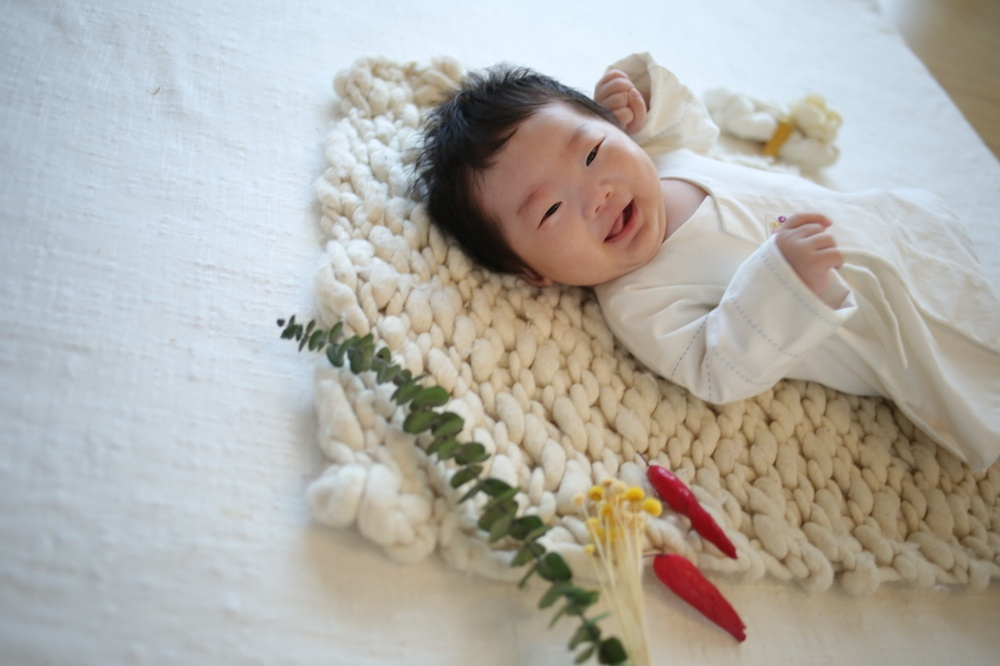
#> input picture images/1.jpg, 1000 x 666 px, shrunk from 1280 x 853 before the run
$ python thresholding_test.py
#> lines starting #> are read from the running program, lines starting #| are printed output that depends on the picture; after the words box and inside, x2 and y2 are one past the last pixel; in counts of white or black regions, pixels touching at a corner belong together
import numpy as np
import cv2

img = cv2.imread('images/1.jpg', cv2.IMREAD_GRAYSCALE)
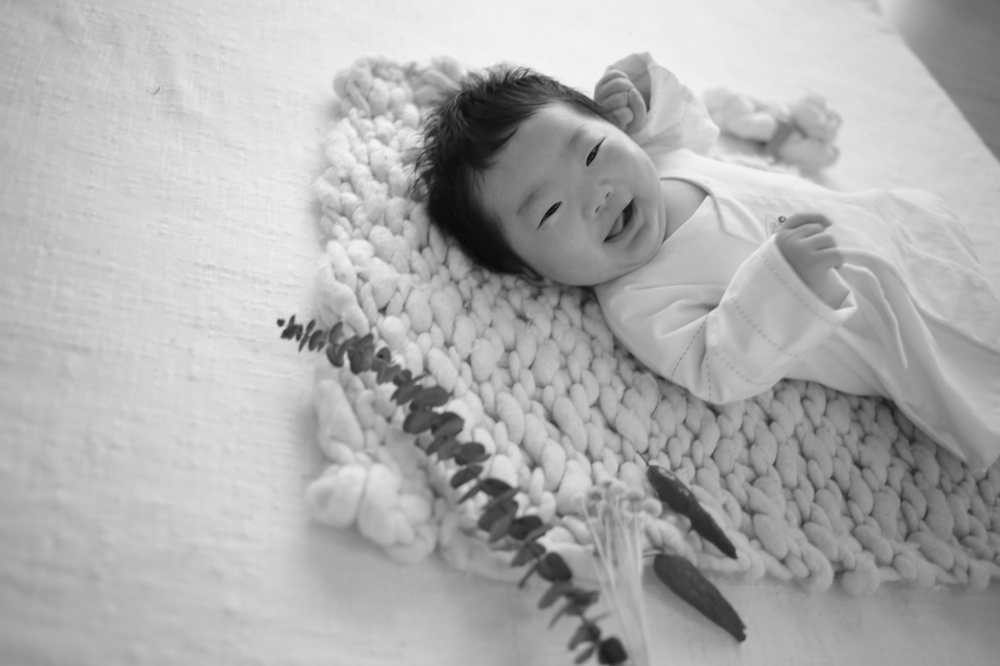
#> img: shape (666, 1000); min 7, max 245, mean 174.7

ret, thr1 = cv2.threshold(img, 127, 255, cv2.THRESH_BINARY)
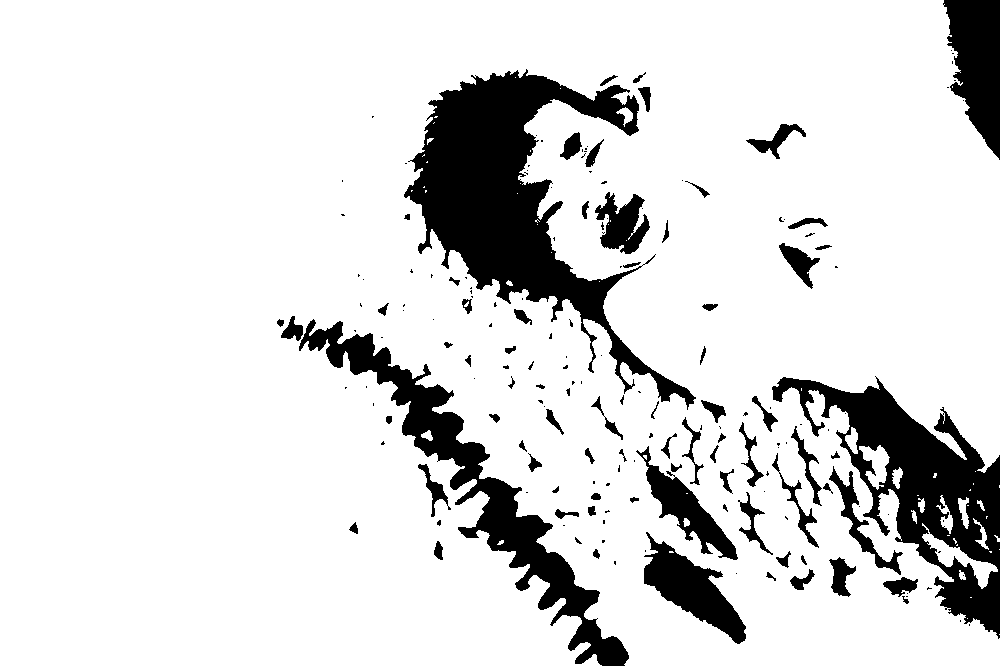
#> thr1: shape (666, 1000); 86.2% white; 183 black regions (104 under 20 px), largest, box (x1, y1, x2, y2) and area: (404, 69, 696, 410) 29514, (772, 376, 1000, 639) 19279, (299, 319, 629, 666) 15633
ret, thr2 = cv2.threshold(img, 127, 255, cv2.THRESH_BINARY_INV)
ret, thr3 = cv2.threshold(img, 127, 255, cv2.THRESH_TRUNC)
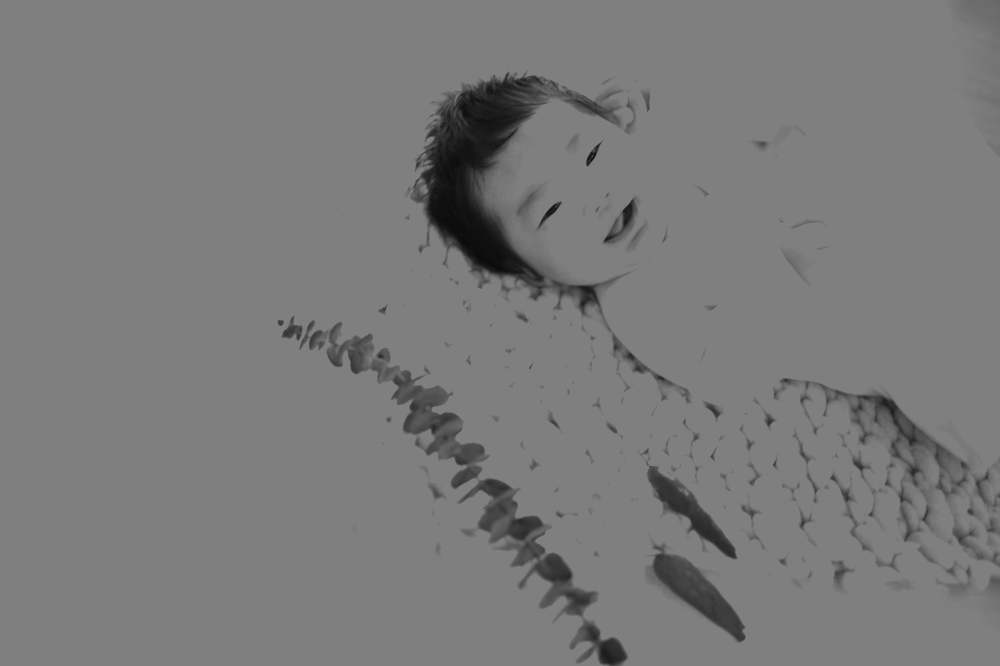
#> thr3: shape (666, 1000); min 7, max 127, mean 122
ret, thr4 = cv2.threshold(img, 127, 255, cv2.THRESH_TOZERO)
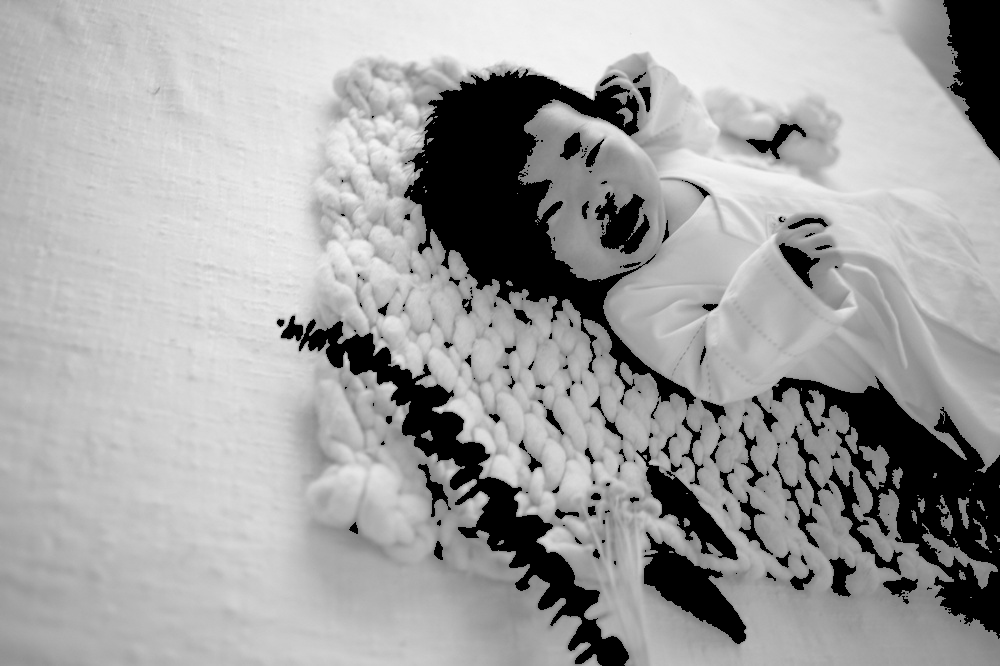
#> thr4: shape (666, 1000); min 0, max 245, mean 162.2
ret, thr5 = cv2.threshold(img, 127, 255, cv2.THRESH_TOZERO_INV)
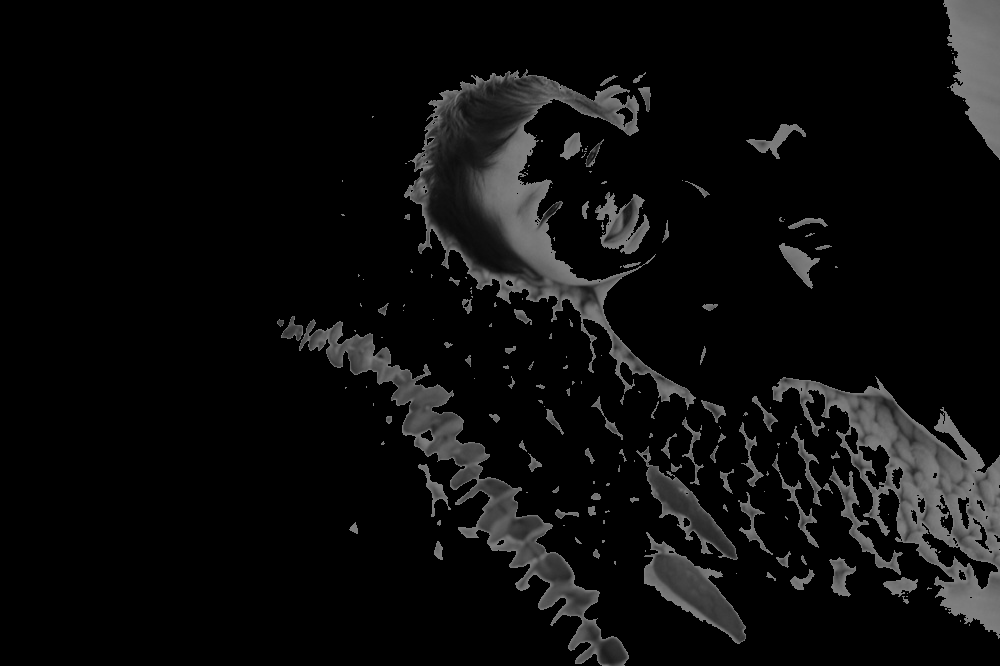
#> thr5: shape (666, 1000); min 0, max 127, mean 12.5

cv2.imshow('original', img)
cv2.imshow('Binary', thr1)
cv2.imshow('Binary_inv', thr2)
cv2.imshow('Trunc', thr3)
cv2.imshow('ToZero', thr4)
cv2.imshow('ToZero_inv', thr3)

cv2.waitKey(0)
cv2.destroyAllWindows()

$ run again, with images/2.jpg copied over images/1.jpg
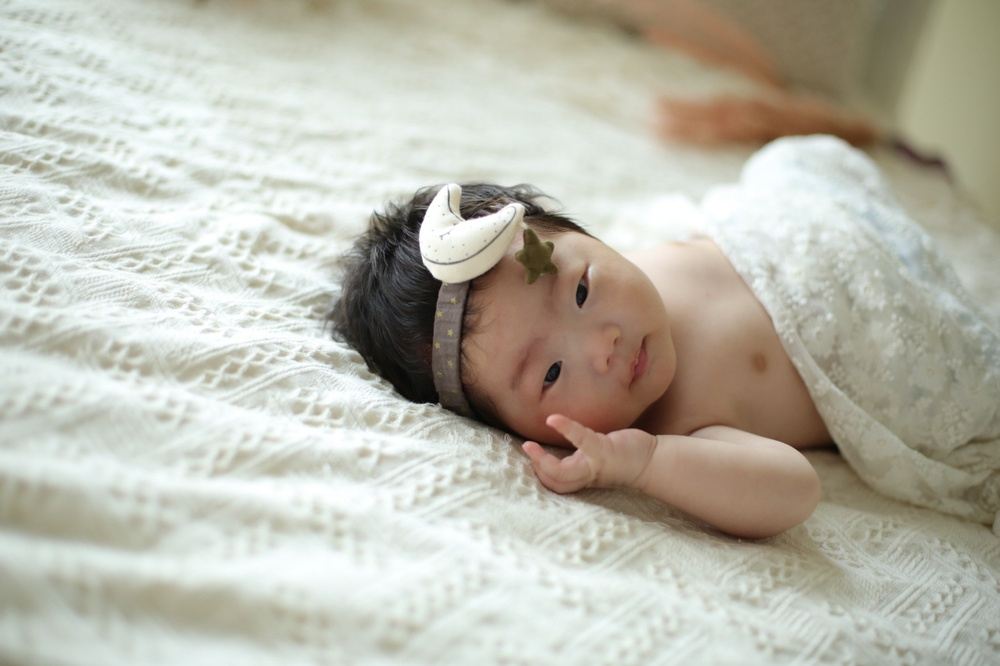
#> input picture images/2.jpg, 1000 x 666 px, shrunk from 1280 x 853 before the run
#> `ret, thr1 = cv2.threshold(img, 127, 255, cv2.THRESH_BINARY)`:
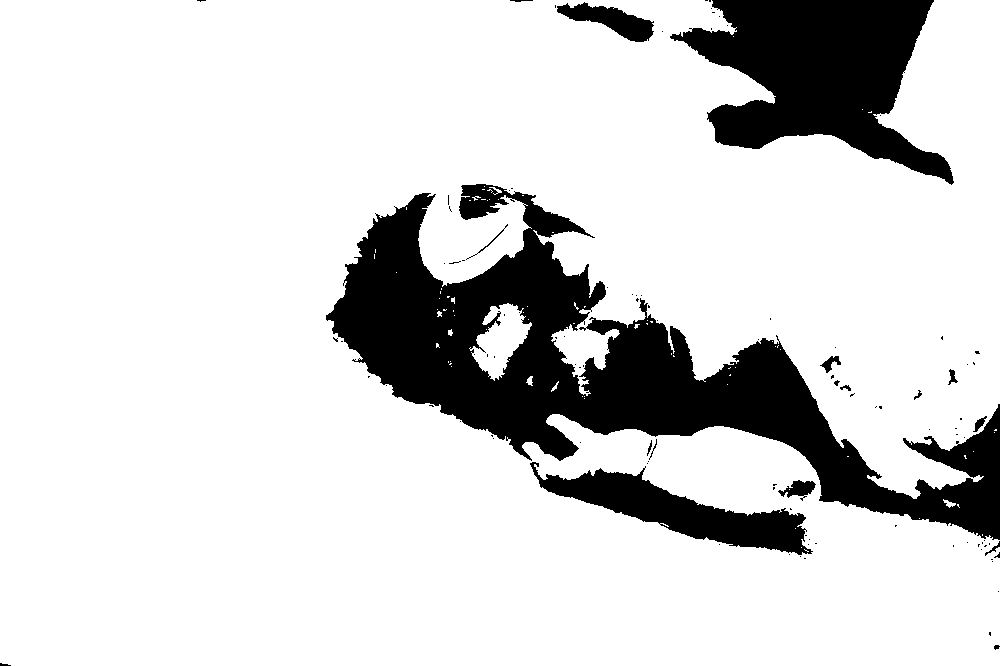
#> thr1: shape (666, 1000); 83.5% white; 105 black regions (87 under 20 px), largest, box (x1, y1, x2, y2) and area: (326, 184, 1000, 540) 70065, (670, 0, 954, 185) 27909, (530, 462, 813, 555) 8938
#> `ret, thr5 = cv2.threshold(img, 127, 255, cv2.THRESH_TOZERO_INV)`:
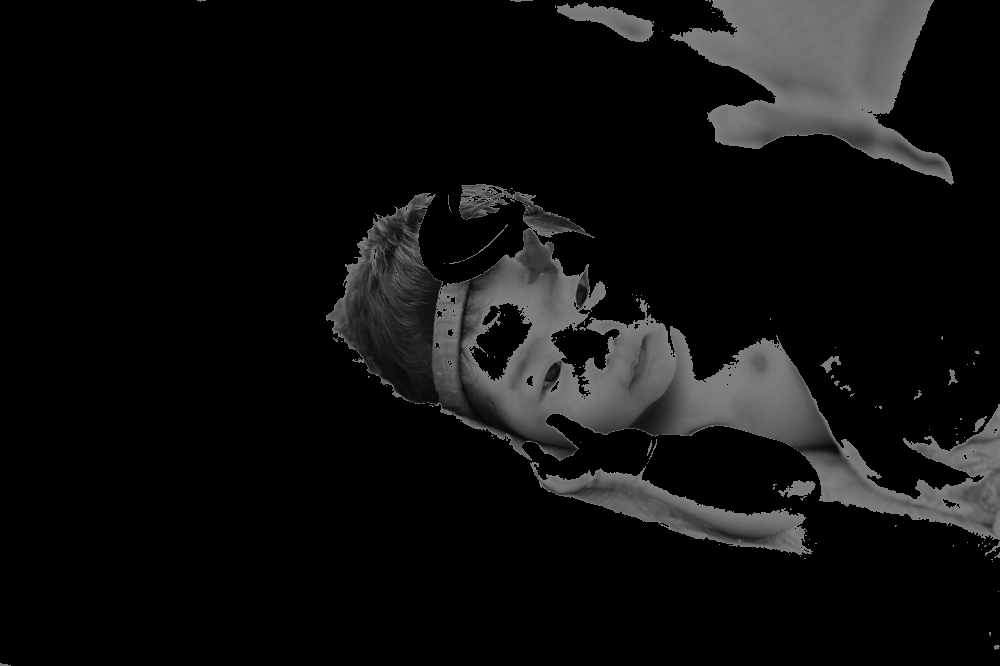
#> thr5: shape (666, 1000); min 0, max 127, mean 15.6

$ run again, with images/3.jpg copied over images/1.jpg
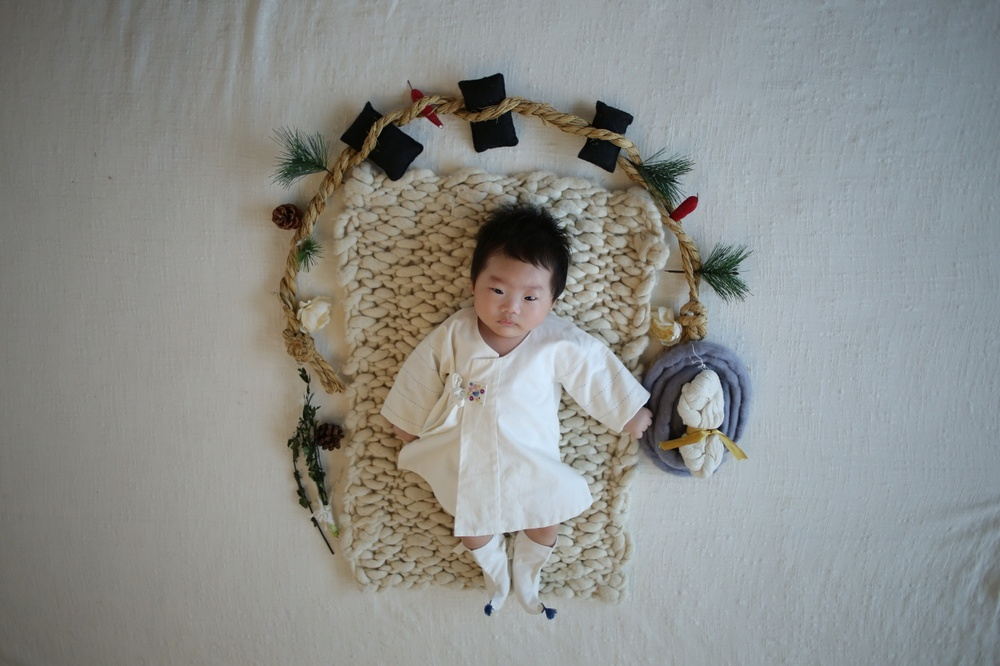
#> input picture images/3.jpg, 1000 x 666 px, shrunk from 1280 x 853 before the run
#> `ret, thr1 = cv2.threshold(img, 127, 255, cv2.THRESH_BINARY)`:
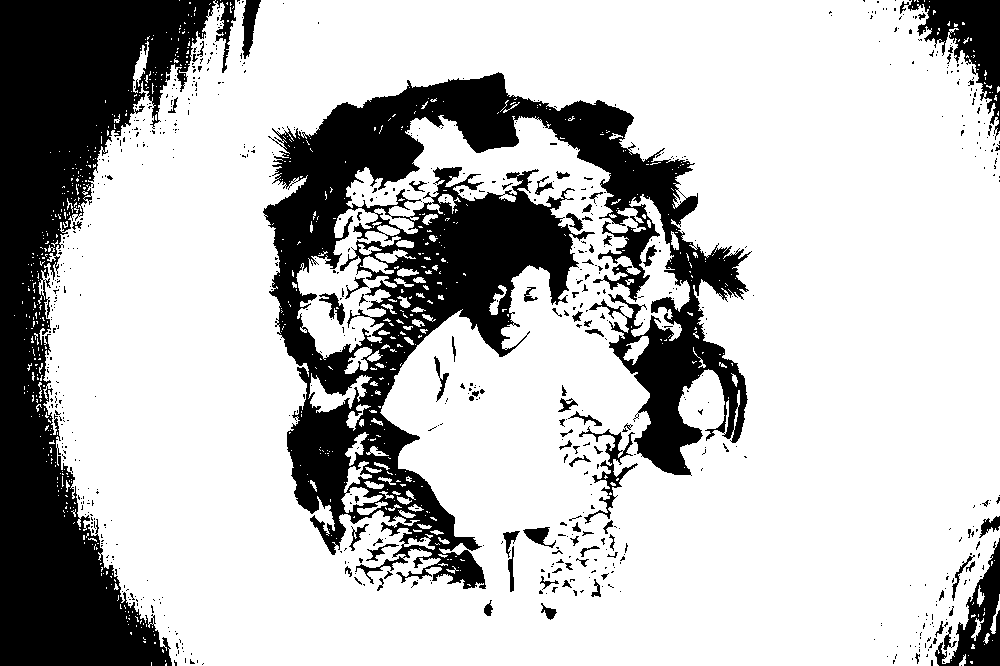
#> thr1: shape (666, 1000); 74.6% white; 749 black regions (663 under 20 px), largest, box (x1, y1, x2, y2) and area: (263, 72, 752, 589) 86127, (0, 0, 236, 666) 65854, (900, 0, 1000, 140) 4922
#> `ret, thr5 = cv2.threshold(img, 127, 255, cv2.THRESH_TOZERO_INV)`:
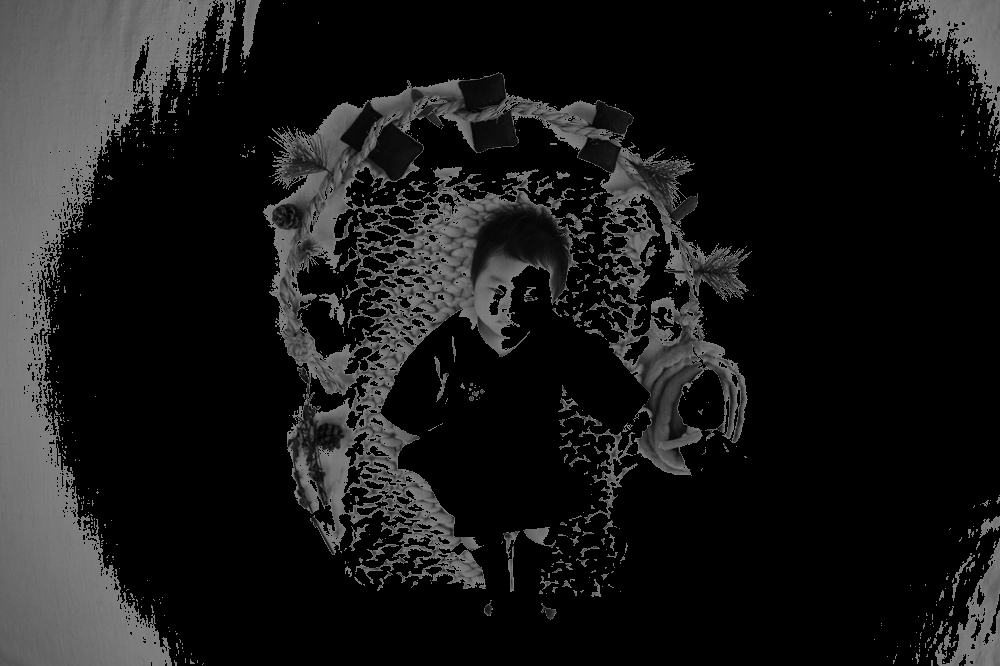
#> thr5: shape (666, 1000); min 0, max 127, mean 24.9

$ run again, with images/4.jpg copied over images/1.jpg
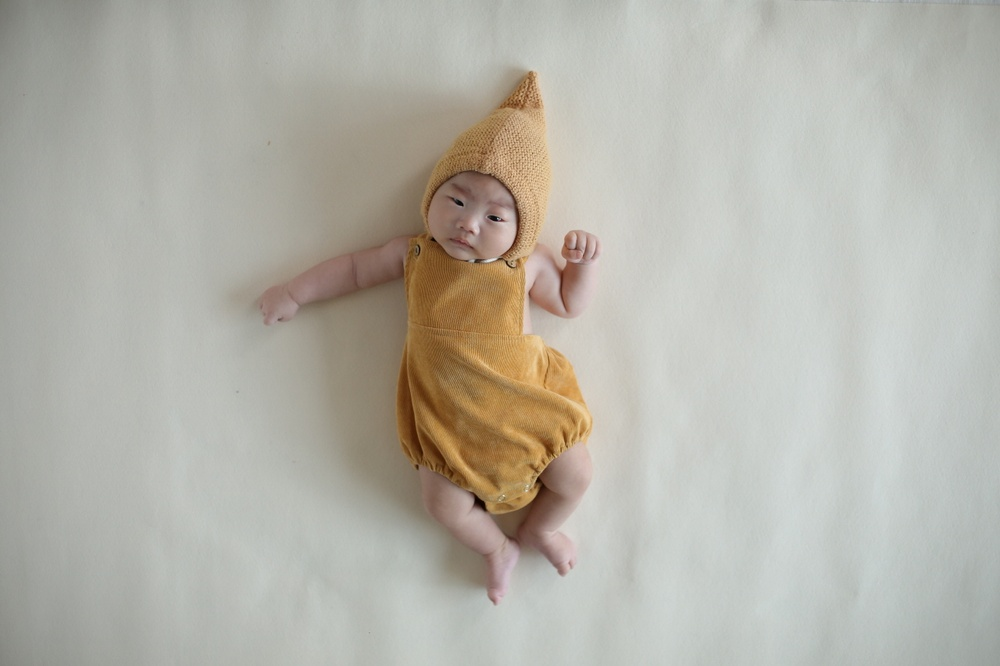
#> input picture images/4.jpg, 1000 x 666 px, shrunk from 1280 x 853 before the run
#> `ret, thr1 = cv2.threshold(img, 127, 255, cv2.THRESH_BINARY)`:
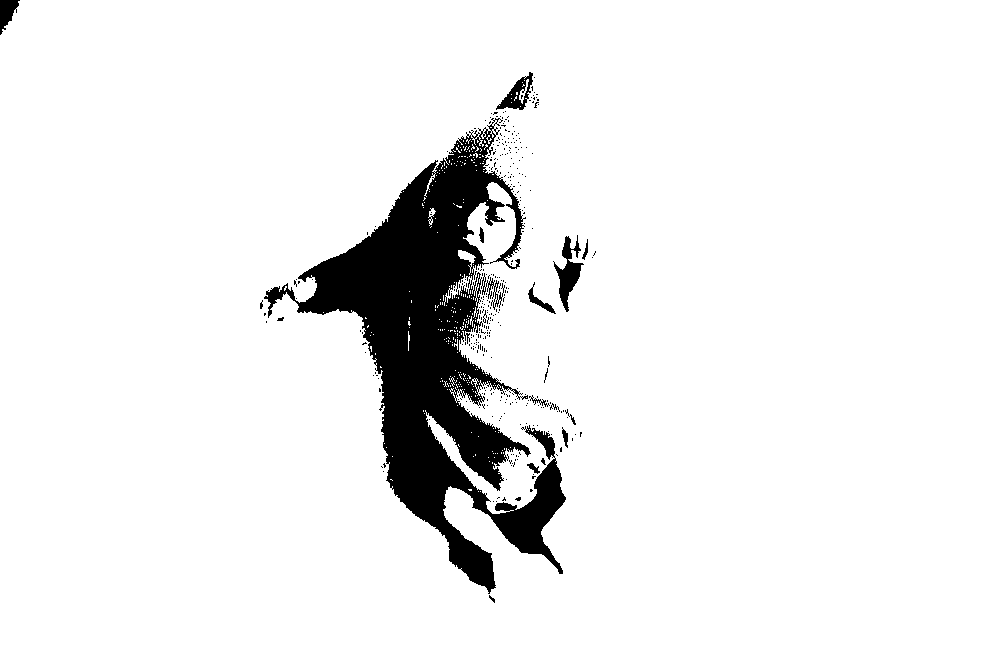
#> thr1: shape (666, 1000); 92.8% white; 359 black regions (344 under 20 px), largest, box (x1, y1, x2, y2) and area: (264, 118, 566, 594) 44161, (553, 235, 584, 312) 896, (496, 72, 533, 110) 551
#> `ret, thr5 = cv2.threshold(img, 127, 255, cv2.THRESH_TOZERO_INV)`:
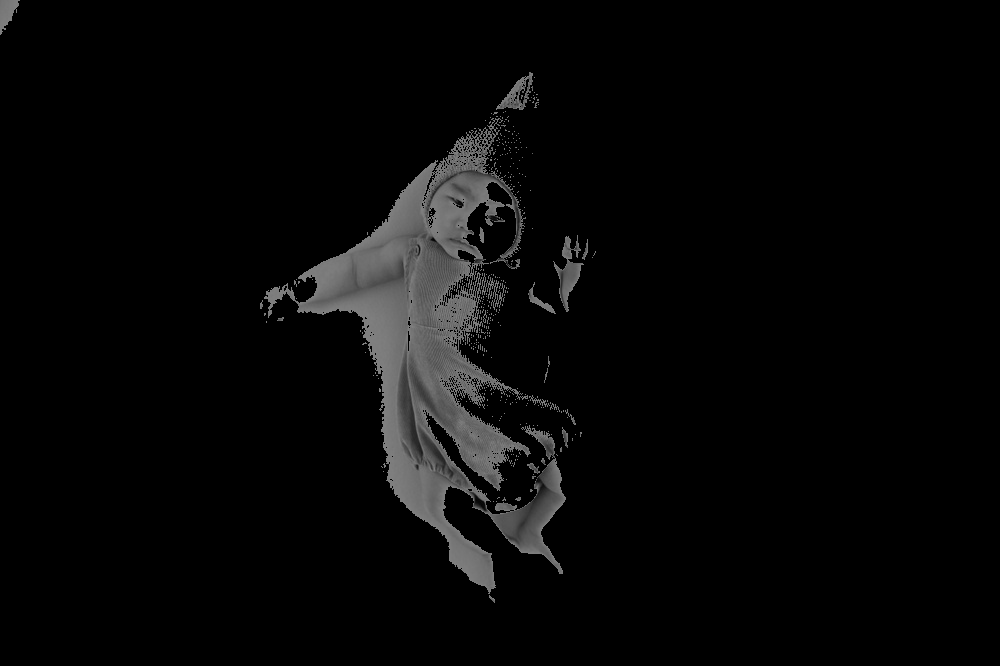
#> thr5: shape (666, 1000); min 0, max 127, mean 7.5
